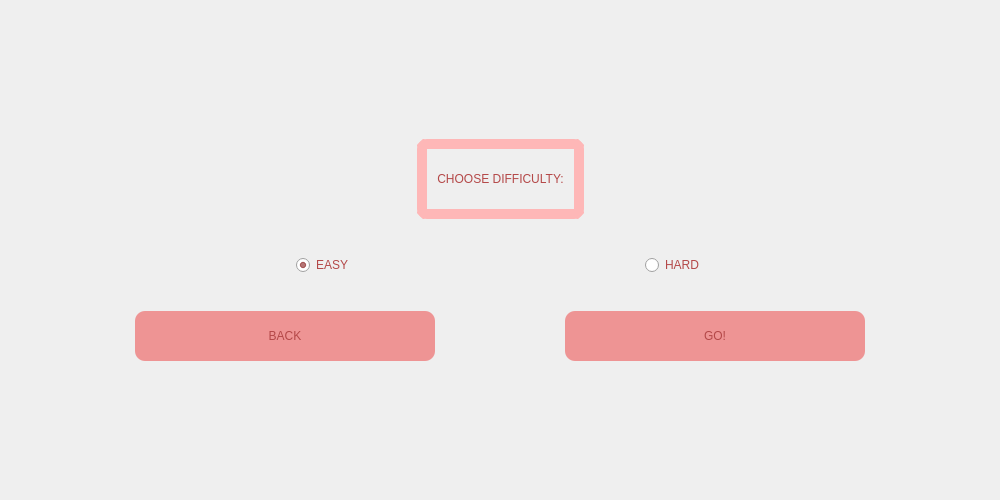
<?xml version="1.0" encoding="UTF-8"?>
<ui version="4.0">
 <class>ChooseDifficulty</class>
 <widget class="QDialog" name="ChooseDifficulty">
  <property name="geometry">
   <rect>
    <x>0</x>
    <y>0</y>
    <width>1000</width>
    <height>500</height>
   </rect>
  </property>
  <property name="minimumSize">
   <size>
    <width>700</width>
    <height>300</height>
   </size>
  </property>
  <property name="maximumSize">
   <size>
    <width>1000</width>
    <height>500</height>
   </size>
  </property>
  <property name="windowTitle">
   <string>MATFWars</string>
  </property>
  <property name="styleSheet">
   <string notr="true">#ChooseDifficulty{
	border-image: url(:/background/background2.jpg);
}</string>
  </property>
  <layout class="QVBoxLayout" name="verticalLayout_3">
   <item>
    <spacer name="verticalSpacer_5">
     <property name="orientation">
      <enum>Qt::Vertical</enum>
     </property>
     <property name="sizeType">
      <enum>QSizePolicy::Expanding</enum>
     </property>
     <property name="sizeHint" stdset="0">
      <size>
       <width>20</width>
       <height>40</height>
      </size>
     </property>
    </spacer>
   </item>
   <item>
    <layout class="QHBoxLayout" name="horizontalLayout_3">
     <property name="leftMargin">
      <number>0</number>
     </property>
     <property name="topMargin">
      <number>0</number>
     </property>
     <property name="rightMargin">
      <number>0</number>
     </property>
     <property name="bottomMargin">
      <number>0</number>
     </property>
     <item>
      <spacer name="horizontalSpacer_6">
       <property name="orientation">
        <enum>Qt::Horizontal</enum>
       </property>
       <property name="sizeHint" stdset="0">
        <size>
         <width>40</width>
         <height>20</height>
        </size>
       </property>
      </spacer>
     </item>
     <item>
      <widget class="QLabel" name="label">
       <property name="minimumSize">
        <size>
         <width>30</width>
         <height>80</height>
        </size>
       </property>
       <property name="styleSheet">
        <string notr="true">font: 600 30pt &quot;URW Bookman&quot;;
color: rgb(180, 72, 72);
padding:10px;
border:10px solid;
border-radius:10px;
border-color: rgb(254, 183, 183);</string>
       </property>
       <property name="text">
        <string>CHOOSE DIFFICULTY:</string>
       </property>
       <property name="alignment">
        <set>Qt::AlignCenter</set>
       </property>
      </widget>
     </item>
     <item>
      <spacer name="horizontalSpacer_7">
       <property name="orientation">
        <enum>Qt::Horizontal</enum>
       </property>
       <property name="sizeHint" stdset="0">
        <size>
         <width>40</width>
         <height>20</height>
        </size>
       </property>
      </spacer>
     </item>
    </layout>
   </item>
   <item>
    <spacer name="verticalSpacer_4">
     <property name="orientation">
      <enum>Qt::Vertical</enum>
     </property>
     <property name="sizeType">
      <enum>QSizePolicy::Fixed</enum>
     </property>
     <property name="sizeHint" stdset="0">
      <size>
       <width>20</width>
       <height>30</height>
      </size>
     </property>
    </spacer>
   </item>
   <item>
    <layout class="QHBoxLayout" name="horizontalLayout">
     <item>
      <spacer name="horizontalSpacer">
       <property name="orientation">
        <enum>Qt::Horizontal</enum>
       </property>
       <property name="sizeHint" stdset="0">
        <size>
         <width>40</width>
         <height>20</height>
        </size>
       </property>
      </spacer>
     </item>
     <item>
      <widget class="QRadioButton" name="easy_radioButton">
       <property name="styleSheet">
        <string notr="true">font: 600 25pt &quot;URW Bookman&quot;;
color: rgb(180, 72, 72);</string>
       </property>
       <property name="text">
        <string>EASY</string>
       </property>
       <property name="checked">
        <bool>true</bool>
       </property>
      </widget>
     </item>
     <item>
      <spacer name="horizontalSpacer_2">
       <property name="orientation">
        <enum>Qt::Horizontal</enum>
       </property>
       <property name="sizeHint" stdset="0">
        <size>
         <width>40</width>
         <height>20</height>
        </size>
       </property>
      </spacer>
     </item>
     <item>
      <widget class="QRadioButton" name="hard_radioButton">
       <property name="styleSheet">
        <string notr="true">font: 600 25pt &quot;URW Bookman&quot;;
color: rgb(180, 72, 72);</string>
       </property>
       <property name="text">
        <string>HARD</string>
       </property>
      </widget>
     </item>
     <item>
      <spacer name="horizontalSpacer_3">
       <property name="orientation">
        <enum>Qt::Horizontal</enum>
       </property>
       <property name="sizeHint" stdset="0">
        <size>
         <width>40</width>
         <height>20</height>
        </size>
       </property>
      </spacer>
     </item>
    </layout>
   </item>
   <item>
    <spacer name="verticalSpacer">
     <property name="orientation">
      <enum>Qt::Vertical</enum>
     </property>
     <property name="sizeType">
      <enum>QSizePolicy::Fixed</enum>
     </property>
     <property name="sizeHint" stdset="0">
      <size>
       <width>20</width>
       <height>30</height>
      </size>
     </property>
    </spacer>
   </item>
   <item>
    <layout class="QHBoxLayout" name="horizontalLayout_2">
     <item>
      <spacer name="horizontalSpacer_4">
       <property name="orientation">
        <enum>Qt::Horizontal</enum>
       </property>
       <property name="sizeHint" stdset="0">
        <size>
         <width>40</width>
         <height>20</height>
        </size>
       </property>
      </spacer>
     </item>
     <item>
      <widget class="QPushButton" name="back_difficulty_button">
       <property name="sizePolicy">
        <sizepolicy hsizetype="Expanding" vsizetype="Expanding">
         <horstretch>3</horstretch>
         <verstretch>3</verstretch>
        </sizepolicy>
       </property>
       <property name="minimumSize">
        <size>
         <width>30</width>
         <height>50</height>
        </size>
       </property>
       <property name="maximumSize">
        <size>
         <width>300</width>
         <height>50</height>
        </size>
       </property>
       <property name="styleSheet">
        <string notr="true">color:rgb(180, 72, 72);
font: 600 30pt &quot;URW Bookman&quot;;
background-color: rgb(238, 148, 148);
border-radius:10px;</string>
       </property>
       <property name="text">
        <string>BACK</string>
       </property>
      </widget>
     </item>
     <item>
      <spacer name="horizontalSpacer_8">
       <property name="orientation">
        <enum>Qt::Horizontal</enum>
       </property>
       <property name="sizeHint" stdset="0">
        <size>
         <width>40</width>
         <height>20</height>
        </size>
       </property>
      </spacer>
     </item>
     <item>
      <widget class="QPushButton" name="go_difficulty_button">
       <property name="sizePolicy">
        <sizepolicy hsizetype="Expanding" vsizetype="Expanding">
         <horstretch>3</horstretch>
         <verstretch>3</verstretch>
        </sizepolicy>
       </property>
       <property name="minimumSize">
        <size>
         <width>30</width>
         <height>50</height>
        </size>
       </property>
       <property name="maximumSize">
        <size>
         <width>300</width>
         <height>50</height>
        </size>
       </property>
       <property name="styleSheet">
        <string notr="true">color:rgb(180, 72, 72);
font: 600 30pt &quot;URW Bookman&quot;;
background-color: rgb(238, 148, 148);
border-radius:10px;</string>
       </property>
       <property name="text">
        <string>GO!</string>
       </property>
      </widget>
     </item>
     <item>
      <spacer name="horizontalSpacer_5">
       <property name="orientation">
        <enum>Qt::Horizontal</enum>
       </property>
       <property name="sizeHint" stdset="0">
        <size>
         <width>40</width>
         <height>20</height>
        </size>
       </property>
      </spacer>
     </item>
    </layout>
   </item>
   <item>
    <spacer name="verticalSpacer_3">
     <property name="orientation">
      <enum>Qt::Vertical</enum>
     </property>
     <property name="sizeHint" stdset="0">
      <size>
       <width>20</width>
       <height>40</height>
      </size>
     </property>
    </spacer>
   </item>
  </layout>
 </widget>
 <resources/>
 <connections/>
</ui>
